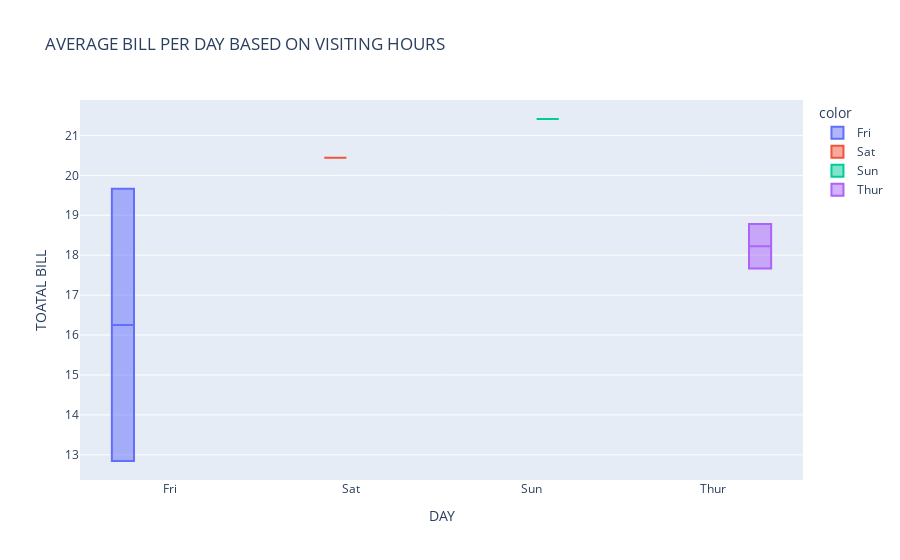

The code cell stored with this chart in its notebook:
### Code cell
df2 = df.groupby(['day','time'])['total_bill'].apply('mean')
df2 = df2.reset_index()
px.box(x= df2.day, y= df2.total_bill,  color=df2.day, labels={'x':'DAY', 'y':'TOATAL BILL'},
 title= 'AVERAGE BILL PER DAY BASED ON VISITING HOURS')

### Figure 1 — Plotly figure (JSON) as saved in the notebook; plotly's stock layout.template omitted (floating-point values rounded to 4 significant figures)
{"data": [{"alignmentgroup": "True", "hovertemplate": "color=Fri<br>DAY=%{x}<br>TOATAL BILL=%{y}<extra></extra>", "legendgroup": "Fri", "marker": {"color": "#636efa"}, "name": "Fri", "notched": false, "offsetgroup": "Fri", "orientation": "v", "showlegend": true, "type": "box", "x": ["Fri", "Fri"], "x0": " ", "xaxis": "x", "y": [19.66, 12.85], "y0": " ", "yaxis": "y"}, {"alignmentgroup": "True", "hovertemplate": "color=Sat<br>DAY=%{x}<br>TOATAL BILL=%{y}<extra></extra>", "legendgroup": "Sat", "marker": {"color": "#EF553B"}, "name": "Sat", "notched": false, "offsetgroup": "Sat", "orientation": "v", "showlegend": true, "type": "box", "x": ["Sat"], "x0": " ", "xaxis": "x", "y": [20.44], "y0": " ", "yaxis": "y"}, {"alignmentgroup": "True", "hovertemplate": "color=Sun<br>DAY=%{x}<br>TOATAL BILL=%{y}<extra></extra>", "legendgroup": "Sun", "marker": {"color": "#00cc96"}, "name": "Sun", "notched": false, "offsetgroup": "Sun", "orientation": "v", "showlegend": true, "type": "box", "x": ["Sun"], "x0": " ", "xaxis": "x", "y": [21.41], "y0": " ", "yaxis": "y"}, {"alignmentgroup": "True", "hovertemplate": "color=Thur<br>DAY=%{x}<br>TOATAL BILL=%{y}<extra></extra>", "legendgroup": "Thur", "marker": {"color": "#ab63fa"}, "name": "Thur", "notched": false, "offsetgroup": "Thur", "orientation": "v", "showlegend": true, "type": "box", "x": ["Thur", "Thur"], "x0": " ", "xaxis": "x", "y": [18.78, 17.66], "y0": " ", "yaxis": "y"}], "layout": {"boxmode": "group", "legend": {"title": {"text": "color"}, "tracegroupgap": 0}, "title": {"text": "AVERAGE BILL PER DAY BASED ON VISITING HOURS"}, "xaxis": {"anchor": "y", "domain": [0, 1], "title": {"text": "DAY"}}, "yaxis": {"anchor": "x", "domain": [0, 1], "title": {"text": "TOATAL BILL"}}}}
